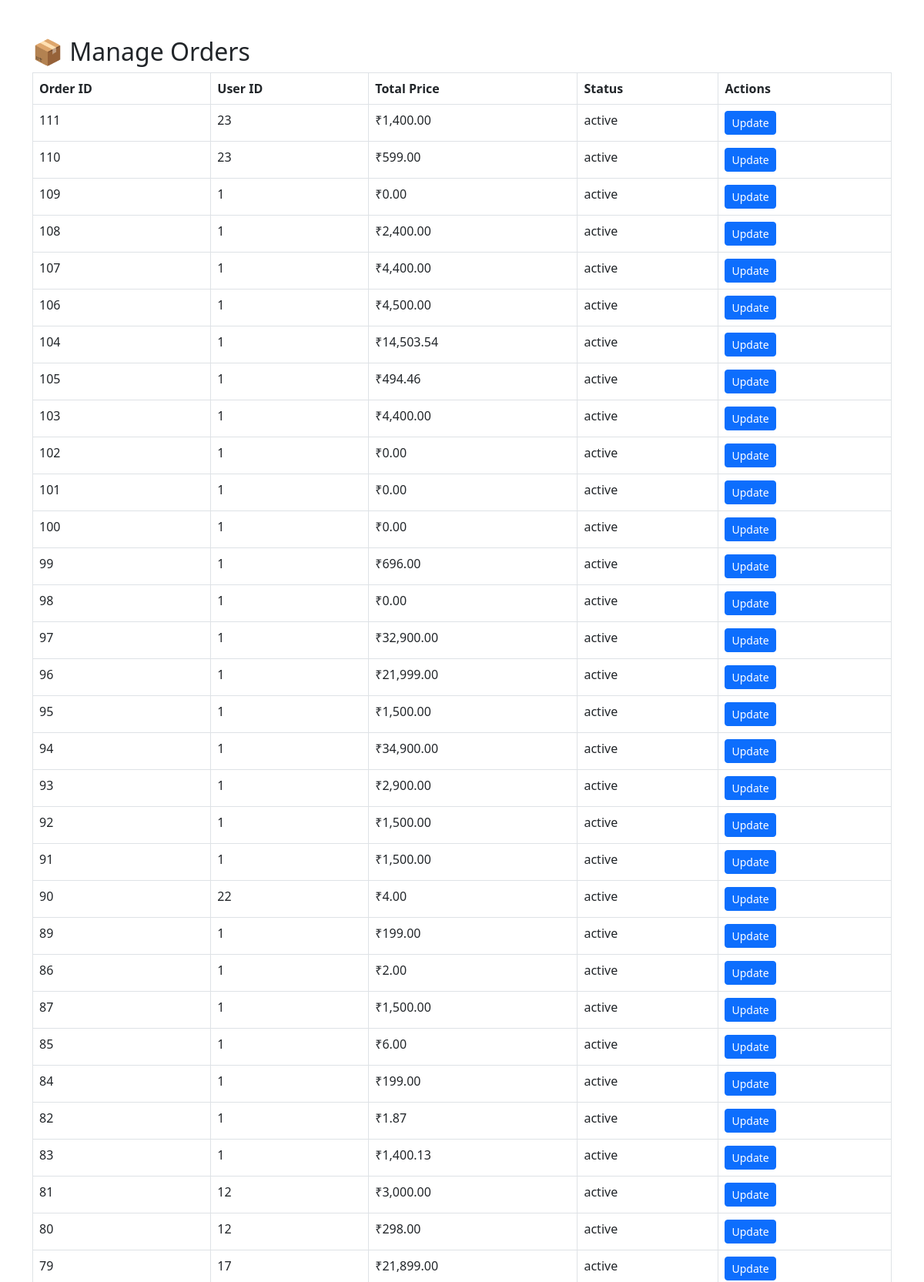
Page /orders.php (signed in, upper part) on the committed database.
### tables this page shows
CREATE TABLE `my_orders` (
  `id` int(11) NOT NULL,
  `order_id` varchar(100) NOT NULL,
  `user_id` int(11) NOT NULL,
  `product_id` int(11) NOT NULL,
  `quantity` int(11) NOT NULL DEFAULT 1,
  `total_price` decimal(10,2) NOT NULL,
  `payment_status` enum('pending','paid','failed','refunded') DEFAULT 'pending',
  `order_status` enum('pending','processing','shipped','delivered','canceled','refund_requested') NOT NULL,
  `tracking_id` varchar(100) DEFAULT NULL,
  `created_at` timestamp NOT NULL DEFAULT current_timestamp(),
  `updated_at` timestamp NOT NULL DEFAULT current_timestamp() ON UPDATE current_timestamp(),
  `status` enum('active','inactive') DEFAULT 'active',
  `transaction_id` varchar(255) NOT NULL,
  `payment_method` varchar(50) NOT NULL DEFAULT 'UPI',
  `coupon_code` varchar(50) DEFAULT NULL,
  `discount_amount` decimal(10,2) DEFAULT 0.00,
  `address` varchar(255) DEFAULT NULL,
  `phone` varchar(20) DEFAULT NULL,
  `refund_status` varchar(20) DEFAULT 'none',
  `address_id` int(11) DEFAULT NULL,
  `total_amount` decimal(10,2) NOT NULL,
  `order_date` datetime DEFAULT current_timestamp(),
  `product_name` varchar(255) DEFAULT NULL,
  `delivery_lat` varchar(50) DEFAULT NULL,
  `delivery_lng` varchar(50) DEFAULT NULL,
  `latitude` varchar(20) DEFAULT NULL,
  `longitude` varchar(20) DEFAULT NULL,
  `wallet_deduction` decimal(10,2) DEFAULT 0.00
);

### orders.php (the view, shortened to what this page needs)
<?php
$orders = mysqli_query($conn, "SELECT * FROM my_orders ORDER BY created_at DESC");
?>
<!DOCTYPE html>
<html lang="en">
<head>
    <link rel="stylesheet" href="https://cdn.jsdelivr.net/npm/bootstrap@5.3.0/dist/css/bootstrap.min.css">
</head>
<body>
    <div class="container mt-5">
        <h2>📦 Manage Orders</h2>
        <table class="table table-bordered">
            <thead>
                <tr>
                    <th>Order ID</th>
                    <th>User ID</th>
                    <th>Total Price</th>
                    <th>Status</th>
                    <th>Actions</th>
                </tr>
            </thead>
            <tbody>
                <?php while ($order = mysqli_fetch_assoc($orders)) { ?>
                    <tr>
                        <td><?= htmlspecialchars($order['id']) ?></td>
                        <td><?= htmlspecialchars($order['user_id']) ?></td>
                        <td>₹<?= number_format((float)$order['total_price'], 2) ?></td>
                        <td><?= htmlspecialchars($order['status']) ?></td>
                        <td>
                            <a href="update_order.php?id=<?= urlencode($order['id']) ?>" class="btn btn-primary btn-sm">Update</a>
                        </td>
                    </tr>
                <?php } ?>
            </tbody>
        </table>
    </div>
</body>
</html>

### rows in the picture
my_orders: id "111", user "23", total_price "1,400.00", status "active"
my_orders: id "110", user "23", total_price "599.00", status "active"
my_orders: id "109", user "1", total_price "0.00", status "active"
my_orders: id "108", user "1", total_price "2,400.00", status "active"
my_orders: id "107", user "1", total_price "4,400.00", status "active"
my_orders: id "106", user "1", total_price "4,500.00", status "active"
my_orders: id "104", user "1", total_price "14,503.54", status "active"
my_orders: id "105", user "1", total_price "494.46", status "active"
my_orders: id "103", user "1", total_price "4,400.00", status "active"
my_orders: id "102", user "1", total_price "0.00", status "active"
my_orders: id "101", user "1", total_price "0.00", status "active"
my_orders: id "100", user "1", total_price "0.00", status "active"
my_orders: id "99", user "1", total_price "696.00", status "active"
my_orders: id "98", user "1", total_price "0.00", status "active"
my_orders: id "97", user "1", total_price "32,900.00", status "active"
my_orders: id "96", user "1", total_price "21,999.00", status "active"
my_orders: id "95", user "1", total_price "1,500.00", status "active"
my_orders: id "94", user "1", total_price "34,900.00", status "active"
my_orders: id "93", user "1", total_price "2,900.00", status "active"
my_orders: id "92", user "1", total_price "1,500.00", status "active"
my_orders: id "91", user "1", total_price "1,500.00", status "active"
my_orders: id "90", user "22", total_price "4.00", status "active"
my_orders: id "89", user "1", total_price "199.00", status "active"
my_orders: id "86", user "1", total_price "2.00", status "active"
my_orders: id "87", user "1", total_price "1,500.00", status "active"
my_orders: id "85", user "1", total_price "6.00", status "active"
my_orders: id "84", user "1", total_price "199.00", status "active"
my_orders: id "82", user "1", total_price "1.87", status "active"
my_orders: id "83", user "1", total_price "1,400.13", status "active"
my_orders: id "81", user "12", total_price "3,000.00", status "active"
my_orders: id "80", user "12", total_price "298.00", status "active"
my_orders: id "79", user "17", total_price "21,899.00", status "active"
